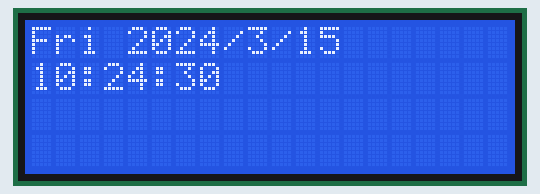
Recording of a sketch running on a simulated Arduino Uno, built with avr-gcc and run on an emulated ATmega328P. Shown: 20×4 character LCD. The local clock reads 2024-03-15 10:24:30 at power-on unless the sketch sets it; what the sketch prints to the serial monitor is not drawn.

Above: at 0.1 s.
At 4.2 s:
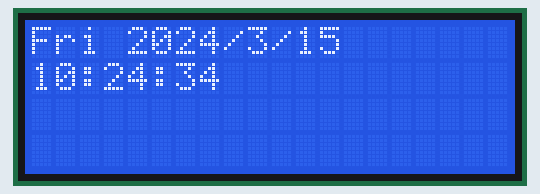
At 11.4 s:
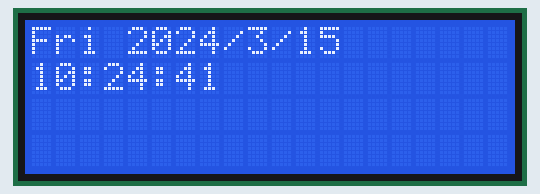
At 19.6 s:
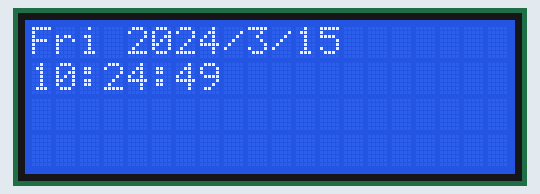
At 27.8 s:
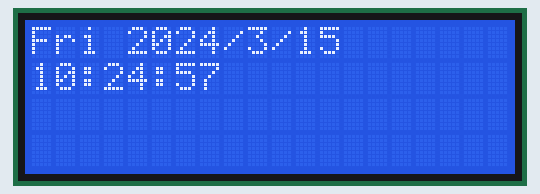
At 39.0 s:
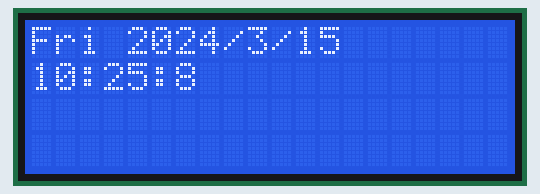

The sketch:

RTC_ds1307_lcd20x4_i2c.ino
```cpp
#include "Wire.h"
#include "LCD.h"
#include "LiquidCrystal_I2C.h"
#include "RTClib.h"

RTC_DS1307 rtc;
LiquidCrystal_I2C lcd (0x3F,2,1,0,4,5,6,7); //I2C Configuration

char week [7] [4] ={"Sun", "Mon", "Tue", "Wed", "Thu", "Fri", "Sat"};

  void setup()

  {
    Serial.begin(9600);
    // LCD Configuration
    lcd.begin(20,4);
    lcd.setBacklightPin(3,POSITIVE);
    lcd.setBacklight(HIGH);
    lcd.clear();
    //RTC Configuration
    if(!rtc.begin()){
      Serial.println("ERROR");
      return;
    }

    if(!rtc.isrunning()){
      rtc.adjust(DateTime(__DATE__,__TIME__)); // set time in the rtc first time
      Serial.println("TIME-SET");
    }

  }


 void loop(){

  DateTime now = rtc.now();
  lcd.setCursor(0,1);
  lcd.print(now.hour(),DEC);
  lcd.print(':');
  lcd.print(now.minute(),DEC);
  lcd.print(':');
  lcd.print(now.second(),DEC);

  lcd.setCursor(0,0);
  lcd.print(week[now.dayOfTheWeek()]);
  lcd.print(" ");
  lcd.print(now.year(),DEC);
  lcd.print('/');
  lcd.print(now.month(),DEC);
  lcd.print('/');
  lcd.print(now.day(),DEC);

  Serial.println(now.second());

  int i = now.second();

  delay(1000);
  if(i==59){
    lcd.clear(); //Clear the display every second
    Serial.println("CLEAR");
  }
 }
```

Measured:
- what the display in image 1 shows lasts 1.0 s, from 4.2 s to 5.2 s
